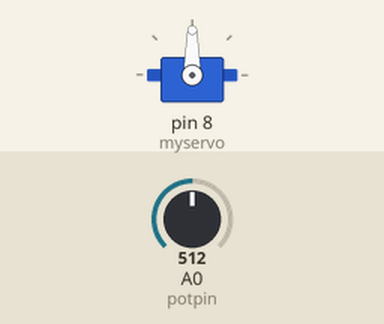
The sketch below on a simulated Arduino Uno, built with avr-gcc and run on an emulated ATmega328P. Parts: servo. Inputs (shaded band) come from the test bench; at power-on: A0 (potpin) = 512.

Above: at 1.2 s.
1.3 s: A0 (potpin) set to 716
At 2.4 s:
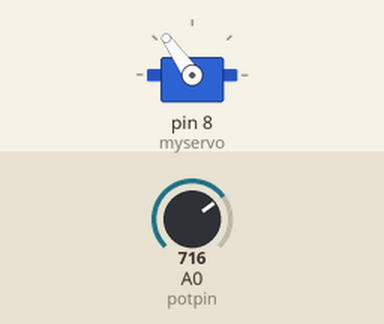
2.8 s: A0 (potpin) set to 900
At 3.3 s:
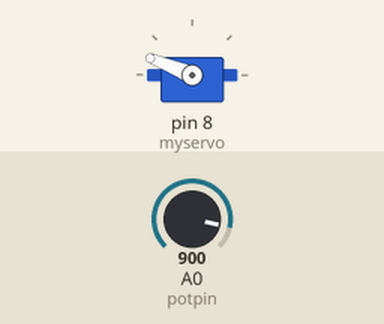
4.3 s: A0 (potpin) set to 1023
At 4.7 s:
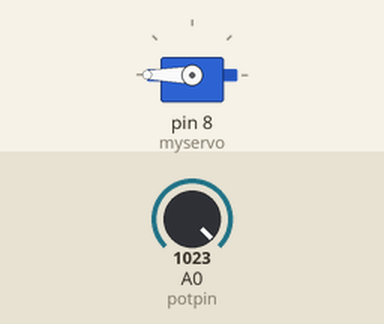
5.8 s: A0 (potpin) set to 306
At 6.8 s:
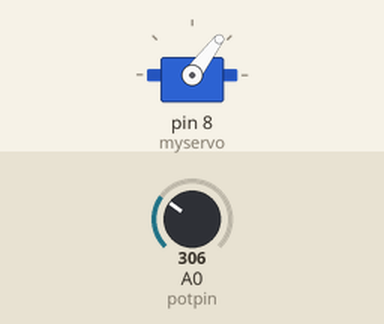
7.3 s: A0 (potpin) set to 122
At 8.2 s:
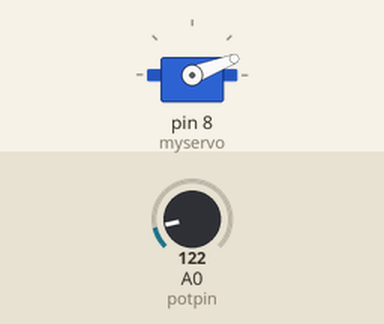
Timing chart, 0 to 9.8 s (numbered marks = the images above; inputs shaded):
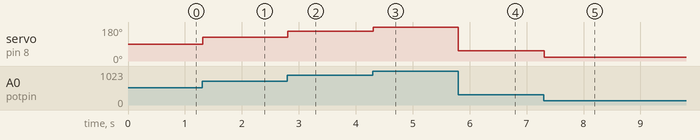

Measured:
- after the input at 1.3 s, servo on pin 8 (myservo): 90° → 125° at once
- after the input at 2.8 s, servo on pin 8 (myservo): 125° → 158° at once
- after the input at 4.3 s, servo on pin 8 (myservo): 158° → 180° at once
- after the input at 5.8 s, servo on pin 8 (myservo): 180° → 53° at once
- after the input at 7.3 s, servo on pin 8 (myservo): 53° → 21° at once

The sketch:

servo-motor-potansiyometre.ino
```cpp
#include <Servo.h>

Servo myservo;

int potpin = 0;
int val;

void setup() {
  myservo.attach(8);  /*Servo motorun sarı bacağı 8. pine bağlanır */
}

void loop() {
  val = analogRead(potpin); /* Potansiyometre orta bacağı A0'a bağlanır */
  val = map(val, 0, 1023, 0, 180);
  myservo.write(val);
  delay(15);
}

/* Servo motorun ve potansiyometrenin + bacakları 5V'a bağlanır. Eksi bacakları ise Ground(GND) bacaklarına bağlanır */
```
